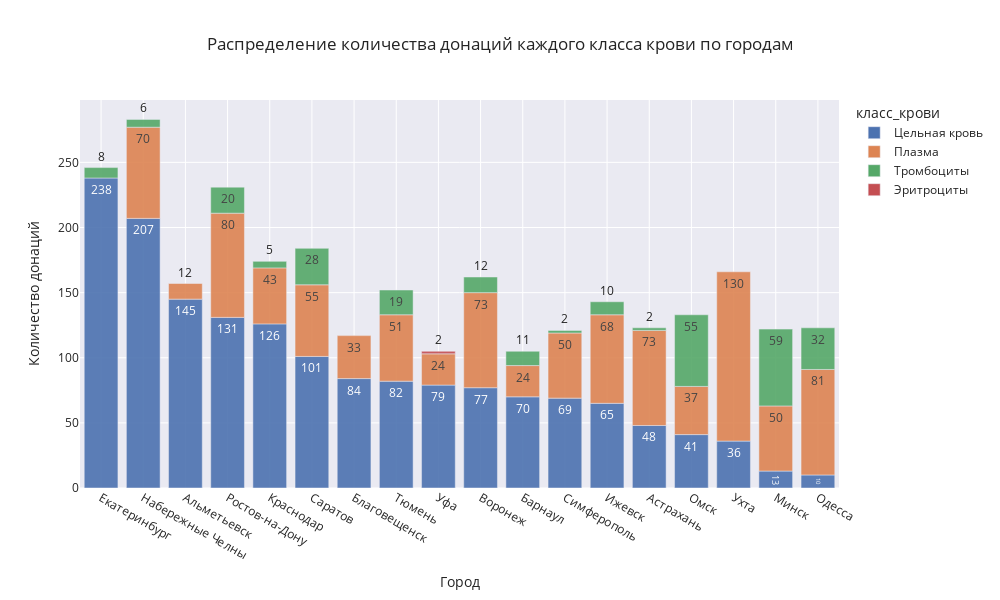

Source (notebook cell):
### Code cell
#для наглядности визуализации, рассмотрим группы городов, которые выделили ранее.

donor_city_large_list = donor_city_count_large['город'].tolist()

donor_blood_class_city_large = (
    df.query('город == @donor_city_large_list & (город != "Москва") & (город != "Санкт-Петербург") & (город != "Казань")')
    .groupby(['город', 'класс_крови'])[['класс_крови']].count()
    .rename(columns={'класс_крови':'количество'})
    .sort_values(by=['количество'], ascending=False)
    .reset_index()
)
#donor_blood_class_city_large

barchart_blood_class_city_large = px.bar(
    data_frame=donor_blood_class_city_large,
    y="количество",
    x="город",
    color="класс_крови",
    opacity=0.9,                  
    orientation="v",              
    barmode='relative',
    #color_discrete_sequence=['palevioletred'],               
    color_continuous_scale=px.colors.sequential.Burg,       
#     color_continuous_midpoint=100,                          
    range_color=[1,10000],                                   
    text='количество',            
    hover_name='город',  
    #hover_data=['количество'],       
    labels={"количество":"Количество донаций", "город":"Город"},           
    title='Распределение количества донаций каждого класса крови по городам', 
    width=1000,                  
    height=600,                   
    template='seaborn',            
)
barchart_blood_class_city_large

### Figure 1 — Plotly figure (JSON) as saved in the notebook; plotly's stock layout.template omitted (floating-point values rounded to 4 significant figures)
{"data": [{"alignmentgroup": "True", "hovertemplate": "<b>%{hovertext}</b><br><br>класс_крови=Цельная кровь<br>Город=%{x}<br>Количество донаций=%{text}<extra></extra>", "hovertext": ["Екатеринбург", "Набережные Челны", "Альметьевск", "Ростов-на-Дону", "Краснодар", "Саратов", "Благовещенск", "Тюмень", "Уфа", "Воронеж", "Барнаул", "Симферополь", "Ижевск", "Астрахань", "Омск", "Ухта", "Минск", "Одесса"], "legendgroup": "Цельная кровь", "marker": {"color": "rgb(76,114,176)", "opacity": 0.9, "pattern": {"shape": ""}}, "name": "Цельная кровь", "offsetgroup": "Цельная кровь", "orientation": "v", "showlegend": true, "text": [238, 207, 145, 131, 126, 101, 84, 82, 79, 77, 70, 69, 65, 48, 41, 36, 13, 10], "textposition": "auto", "type": "bar", "x": ["Екатеринбург", "Набережные Челны", "Альметьевск", "Ростов-на-Дону", "Краснодар", "Саратов", "Благовещенск", "Тюмень", "Уфа", "Воронеж", "Барнаул", "Симферополь", "Ижевск", "Астрахань", "Омск", "Ухта", "Минск", "Одесса"], "xaxis": "x", "y": [238, 207, 145, 131, 126, 101, 84, 82, 79, 77, 70, 69, 65, 48, 41, 36, 13, 10], "yaxis": "y"}, {"alignmentgroup": "True", "hovertemplate": "<b>%{hovertext}</b><br><br>класс_крови=Плазма<br>Город=%{x}<br>Количество донаций=%{text}<extra></extra>", "hovertext": ["Ухта", "Одесса", "Ростов-на-Дону", "Астрахань", "Воронеж", "Набережные Челны", "Ижевск", "Саратов", "Тюмень", "Минск", "Симферополь", "Краснодар", "Омск", "Благовещенск", "Уфа", "Барнаул", "Альметьевск"], "legendgroup": "Плазма", "marker": {"color": "rgb(221,132,82)", "opacity": 0.9, "pattern": {"shape": ""}}, "name": "Плазма", "offsetgroup": "Плазма", "orientation": "v", "showlegend": true, "text": [130, 81, 80, 73, 73, 70, 68, 55, 51, 50, 50, 43, 37, 33, 24, 24, 12], "textposition": "auto", "type": "bar", "x": ["Ухта", "Одесса", "Ростов-на-Дону", "Астрахань", "Воронеж", "Набережные Челны", "Ижевск", "Саратов", "Тюмень", "Минск", "Симферополь", "Краснодар", "Омск", "Благовещенск", "Уфа", "Барнаул", "Альметьевск"], "xaxis": "x", "y": [130, 81, 80, 73, 73, 70, 68, 55, 51, 50, 50, 43, 37, 33, 24, 24, 12], "yaxis": "y"}, {"alignmentgroup": "True", "hovertemplate": "<b>%{hovertext}</b><br><br>класс_крови=Тромбоциты<br>Город=%{x}<br>Количество донаций=%{text}<extra></extra>", "hovertext": ["Минск", "Омск", "Одесса", "Саратов", "Ростов-на-Дону", "Тюмень", "Воронеж", "Барнаул", "Ижевск", "Екатеринбург", "Набережные Челны", "Краснодар", "Симферополь", "Астрахань"], "legendgroup": "Тромбоциты", "marker": {"color": "rgb(85,168,104)", "opacity": 0.9, "pattern": {"shape": ""}}, "name": "Тромбоциты", "offsetgroup": "Тромбоциты", "orientation": "v", "showlegend": true, "text": [59, 55, 32, 28, 20, 19, 12, 11, 10, 8, 6, 5, 2, 2], "textposition": "auto", "type": "bar", "x": ["Минск", "Омск", "Одесса", "Саратов", "Ростов-на-Дону", "Тюмень", "Воронеж", "Барнаул", "Ижевск", "Екатеринбург", "Набережные Челны", "Краснодар", "Симферополь", "Астрахань"], "xaxis": "x", "y": [59, 55, 32, 28, 20, 19, 12, 11, 10, 8, 6, 5, 2, 2], "yaxis": "y"}, {"alignmentgroup": "True", "hovertemplate": "<b>%{hovertext}</b><br><br>класс_крови=Эритроциты<br>Город=%{x}<br>Количество донаций=%{text}<extra></extra>", "hovertext": ["Уфа"], "legendgroup": "Эритроциты", "marker": {"color": "rgb(196,78,82)", "opacity": 0.9, "pattern": {"shape": ""}}, "name": "Эритроциты", "offsetgroup": "Эритроциты", "orientation": "v", "showlegend": true, "text": [2], "textposition": "auto", "type": "bar", "x": ["Уфа"], "xaxis": "x", "y": [2], "yaxis": "y"}], "layout": {"barmode": "relative", "height": 600, "legend": {"title": {"text": "класс_крови"}, "tracegroupgap": 0}, "title": {"text": "Распределение количества донаций каждого класса крови по городам"}, "width": 1000, "xaxis": {"anchor": "y", "domain": [0, 1], "title": {"text": "Город"}}, "yaxis": {"anchor": "x", "domain": [0, 1], "title": {"text": "Количество донаций"}}}}
